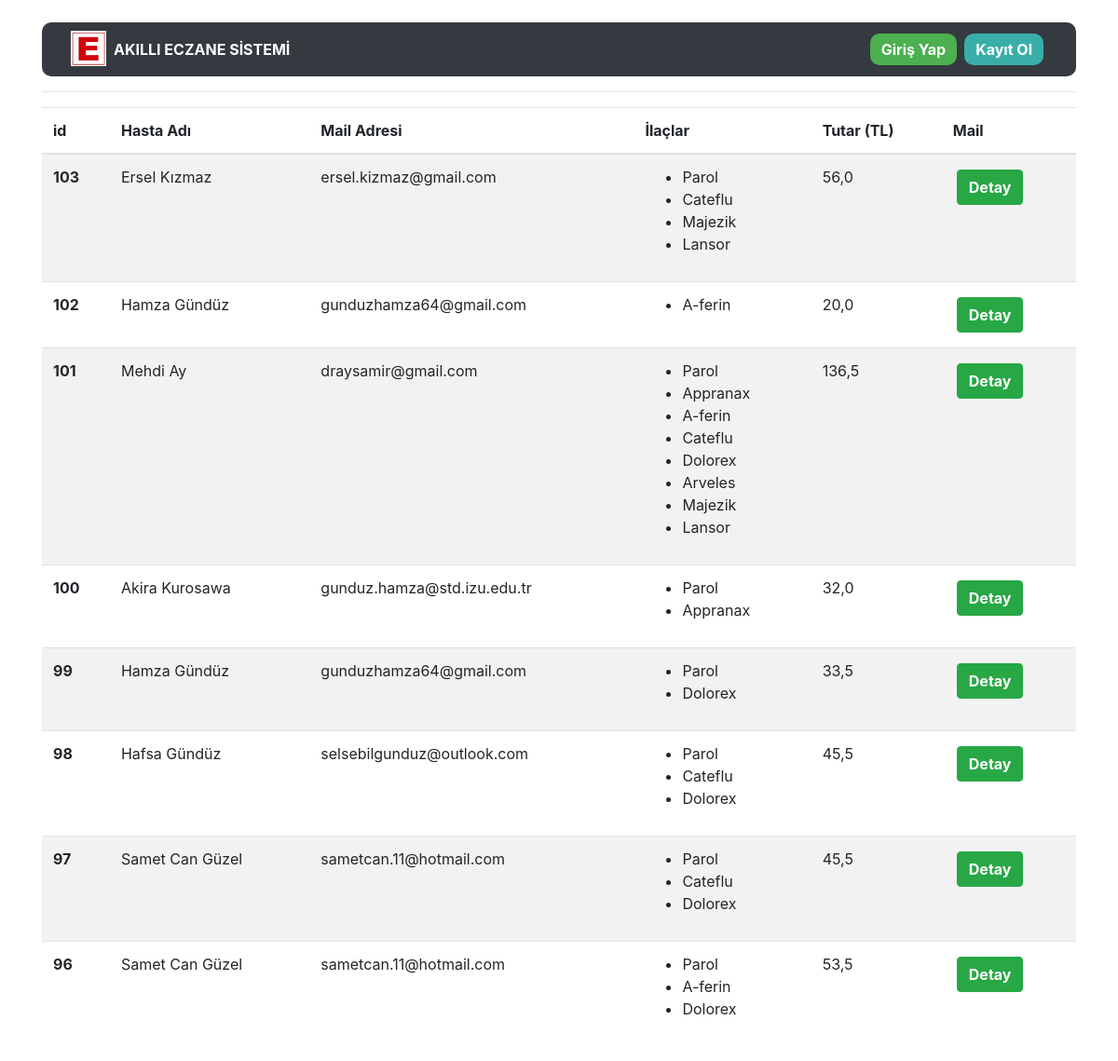
Page /medicines/recetelistesi/ on the earlier database version.
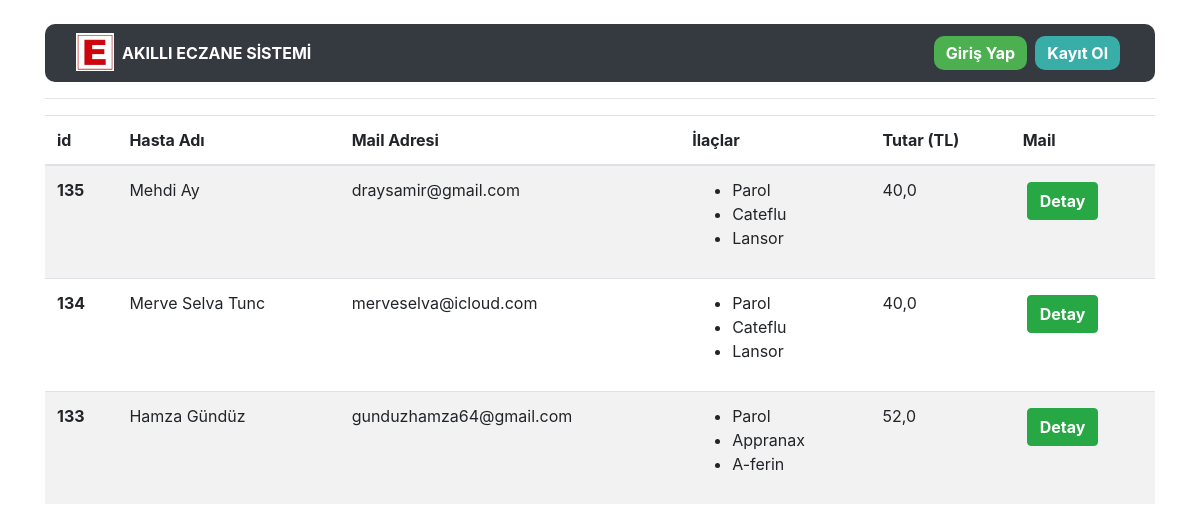
Same page on the later database version.
### medicine/models.py (models this page shows, shortened)
class Recete(models.Model):
    hasta=models.ForeignKey(Patient,null=True,on_delete=models.SET_NULL)
    created_date=models.DateTimeField(auto_now=True)
    tags=models.ManyToManyField(Medicine,verbose_name="İlaçlar")
    qr_code=models.ImageField(upload_to="qr_codes",blank=True)
    toplam=models.FloatField(null=True,blank=True,verbose_name="Tutar (TL)")
    def get_ilacfiyati(self):
        total=0
        for i in self.tags.all():
            total=total + i.ilacfiyati
        return total
    def get_tags_values(self):
        ret = "<ul>"
        for i in self.tags.all():
            ret += "<li>"+ i.ilac_adi + "</li>"
        return mark_safe(ret[:-1])

class Patient(models.Model):
    first_name=models.CharField(max_length=30,verbose_name="İsim")
    last_name = models.CharField(max_length=30,verbose_name="Soyisim")
    mail=models.EmailField(max_length=50,verbose_name="Mail")
    created_date=models.DateTimeField(auto_now=True,verbose_name="Oluşturulma Tarihi")

class Medicine(models.Model):
    ilac_adi = models.CharField(max_length = 50, verbose_name = 'İlaç İsmi')
    prospekt=models.TextField(max_length=200,null=True,verbose_name="Prospektüs")
    ilacfiyati=models.FloatField(null=True,verbose_name="İlaç Fiyatı")
    created_date = models.DateTimeField(auto_now = True, blank = True, verbose_name = 'Eklenme Tarihi')

### medicine/views.py (the view)
# urls.py: path('recetelistesi/', views.receteListesi, name = 'recetelistesi'),
def receteListesi(request):
    recete=Recete.objects.filter()
    context={
        "recete":recete,
    }
    return render(request,"recetelistesi.html",context)

### templates/recetelistesi.html
{% extends "layout.html" %}
{% block body %}
{% if recete %}
<table class="table table-striped">
  <thead>
    <tr>
      <th scope="col">id</th>
      <th scope="col">Hasta Adı</th>
      <th scope="col">Mail Adresi</th>
      <th scope="col">İlaçlar</th>
      <th scope="col">Tutar (TL)</th>
      <th scope="col">Mail</th>
    </tr>
  </thead>
  <tbody>
  {% for i in recete reversed %}
  <tr>
      <th scope="row">{{i.id}}</th>
      <td>{{i.hasta.first_name}} {{i.hasta.last_name}}</td>
      <td>{{i.hasta.mail}}</td>
      <td>{{i.get_tags_values}}</td>
      <td>{{i.get_ilacfiyati}}</td>
      <td><a href="/medicines/medicine/{{i.id}}"><button class="btn btn-success"><b>Detay</b></button></td>
    </tr>
  {% endfor %}
  </tbody>
</table>
{% else %}
<div class="alert alert-danger">Herhangi bir hasta kaydı bulunmuyor!!!</div>
{% endif %}
{% endblock body %}

Differences in the rows shown:
removed Recete: id "103", hasta.first_name "Ersel", hasta.last_name "Kızmaz", hasta.mail "ersel.kizmaz@gmail.com", get_tags_values "Parol Cateflu Majezik Lansor", get_ilacfiyati "56,0"
removed Recete: id "102", hasta.first_name "Hamza", hasta.last_name "Gündüz", hasta.mail "gunduzhamza64@gmail.com", get_tags_values "A-ferin", get_ilacfiyati "20,0"
removed Recete: id "101", hasta.first_name "Mehdi", hasta.last_name "Ay", hasta.mail "draysamir@gmail.com", get_tags_values "Parol Appranax A-ferin Cateflu Dolorex Arveles Majezik Lansor", get_ilacfiyati "136,5"
removed Recete: id "100", hasta.first_name "Akira", hasta.last_name "Kurosawa", hasta.mail "gunduz.hamza@std.izu.edu.tr", get_tags_values "Parol Appranax", get_ilacfiyati "32,0"
removed Recete: id "99", hasta.first_name "Hamza", hasta.last_name "Gündüz", hasta.mail "gunduzhamza64@gmail.com", get_tags_values "Parol Dolorex", get_ilacfiyati "33,5"
removed Recete: id "98", hasta.first_name "Hafsa", hasta.last_name "Gündüz", hasta.mail "selsebilgunduz@outlook.com", get_tags_values "Parol Cateflu Dolorex", get_ilacfiyati "45,5"
removed Recete: id "97", hasta.first_name "Samet Can", hasta.last_name "Güzel", hasta.mail "sametcan.11@hotmail.com", get_tags_values "Parol Cateflu Dolorex", get_ilacfiyati "45,5"
removed Recete: id "96", hasta.first_name "Samet Can", hasta.last_name "Güzel", hasta.mail "sametcan.11@hotmail.com", get_tags_values "Parol A-ferin Dolorex", get_ilacfiyati "53,5"
added Recete: id "135", hasta.first_name "Mehdi", hasta.last_name "Ay", hasta.mail "draysamir@gmail.com", get_tags_values "Parol Cateflu Lansor", get_ilacfiyati "40,0"
added Recete: id "134", hasta.first_name "Merve Selva", hasta.last_name "Tunc", hasta.mail "merveselva@icloud.com", get_tags_values "Parol Cateflu Lansor", get_ilacfiyati "40,0"
added Recete: id "133", hasta.first_name "Hamza", hasta.last_name "Gündüz", hasta.mail "gunduzhamza64@gmail.com", get_tags_values "Parol Appranax A-ferin", get_ilacfiyati "52,0"
